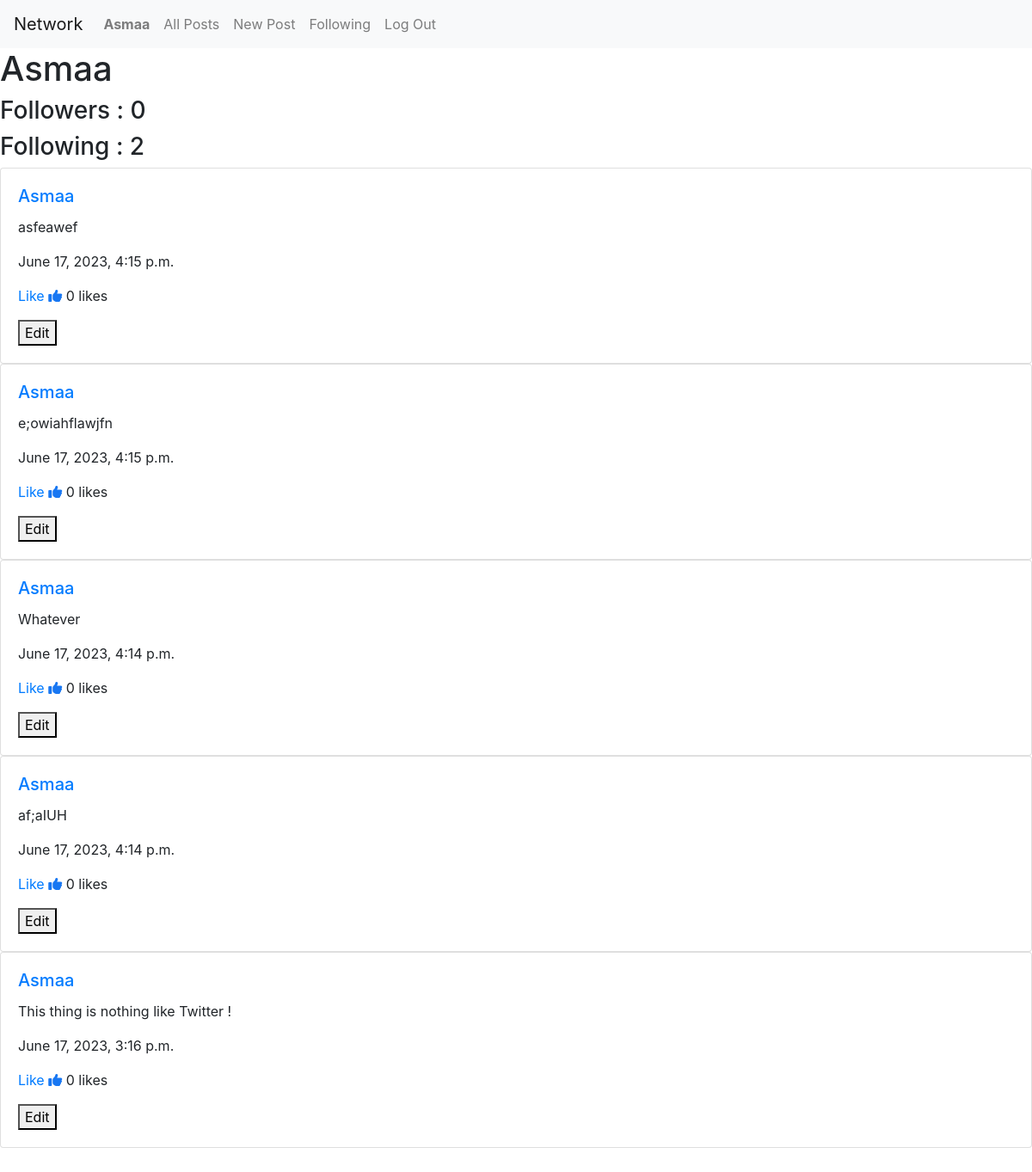
Before: /profile/Asmaa (signed in) with the older database file.
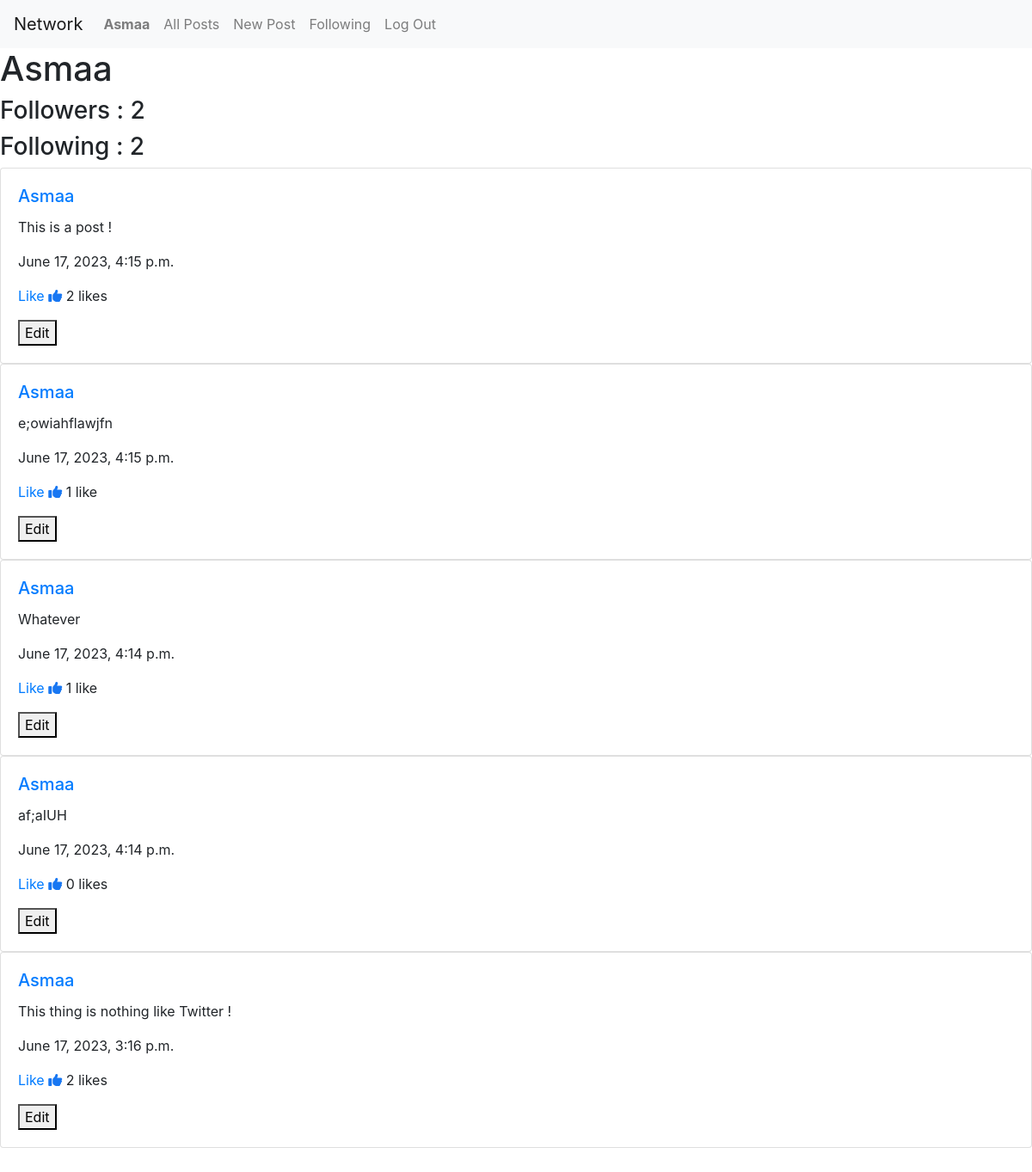
After: the same page with the newer database file.
### network/models.py (models this page shows)
class User(AbstractUser):
    pass

class Post(models.Model):
    content = models.CharField(max_length=500)
    timestamp = models.DateTimeField(auto_now_add=True)
    user = models.ForeignKey(User, on_delete=models.CASCADE, related_name="posts")
    likes = models.ManyToManyField(User, blank=True, related_name="liked_posts")

### network/views.py (the view)
# urls.py: path("profile/<str:username>", views.profile, name="profile"),
def profile(request, username):
    user = User.objects.get(username=username)
    posts = user.posts.order_by("-timestamp").all()
    followers = Follow.objects.filter(followed_user=user)
    following = Follow.objects.filter(user=user)
    is_following = followers.filter(user=request.user).exists()
    paginator = Paginator(posts, 10)
    pageNumber = request.GET.get("page")
    pagePosts = paginator.get_page(pageNumber)
    return render(
        request,
        "network/profile.html",
        {
            "pagePosts": pagePosts,
            "user_profile": user,
            "followers": followers,
            "following": following,
            "is_following": is_following,
        },
    )

### network/templates/network/profile.html (shortened to what this page needs)
{% extends "network/layout.html" %}
{% load static %}
{% block body %}
  <h1>{{ user_profile.username }}</h1>
  <h3>Followers : {{ followers.count }}</h3>
  <h3>Following : {{ following.count }}</h3>
    {% for post in pagePosts %}
    <div class="card" id="post-{{ post.id }}" data-postid="{{ post.id }}">
      <div class="card-body" data-postid="{{ post.id }}">
        <a href="{% url 'profile' post.user %}"> <h5 class="card-title">{{ post.user }}</h5></a>
        <p class="card-text" id="post-content-{{ post.id }}">{{ post.content }}</p>
        <p class="card-text">{{ post.timestamp }}</p>
        <p class="card-text">
          <a href="" class="like" id="like-btn-{{ post.id }}" data-postid="{{ post.id }}">Like</a>
          <i class="fas fa-thumbs-up" id="like-{{post.id}}" style="color: #1877F2;"></i>
          {{ post.likes.count }}
          {% if post.likes.count != 1 %}likes{% else %}like{% endif %}
        </p>
        {% if user.is_authenticated %}
          {% if user == post.user %}
              <button class="edit-btn" id="edit-btn-{{ post.id }}" data-postid="{{ post.id }}">Edit</button>
          {% endif %}
        {% endif %}
      </div>
    </div>
    {% endfor %}
    {% endblock %}

### network/templates/network/layout.html (shortened to what this page needs)
{% load static %}
<!DOCTYPE html>
<html lang="en">
  <head>
    <link
      rel="stylesheet"
      href="https://stackpath.bootstrapcdn.com/bootstrap/4.4.1/css/bootstrap.min.css"
      />
    <link href="{% static 'network/styles.css' %}" rel="stylesheet" />
  </head>
  <body>
    <nav class="navbar navbar-expand-lg navbar-light bg-light">
      <a class="navbar-brand" href="{% url 'index' %}">Network</a>
      <div>
        <ul class="navbar-nav mr-auto">
          {% if user.is_authenticated %}
          <li class="nav-item">
            <a class="nav-link" href="{% url 'profile' user.username %}"
              ><strong>{{ user.username }}</strong></a
            >
          </li>
          {% endif %}
          <li class="nav-item">
            <a class="nav-link" href="{% url 'index' %}">All Posts</a>
          </li>
          {% if user.is_authenticated %}
          <li class="nav-item">
            <a class="nav-link" href="{% url 'new_post' %}">New Post</a>
          </li>
          <li class="nav-item">
            <a class="nav-link" href="{% url 'following' %}">Following</a>
          </li>
          <li class="nav-item">
            <a class="nav-link" href="{% url 'logout' %}">Log Out</a>
          </li>
          {% endif %}
        </ul>
      </div>
    </nav>
    <div class="body">{% block body %} {% endblock %}</div>
  </body>
</html>

Changed rows visible on the page:
changed Post: content "asfeawef" → "This is a post !"; likes.count "0" → "2"
computed for Post "e;owiahflawjfn": likes.count "0" → "1"; text "likes" → "like"
computed for Post "Whatever": likes.count "0" → "1"; text "likes" → "like"
computed for Post "This thing is nothing like Twitter !": likes.count "0" → "2"
Other visible differences:
{{ followers.count }}: "0" → "2"
